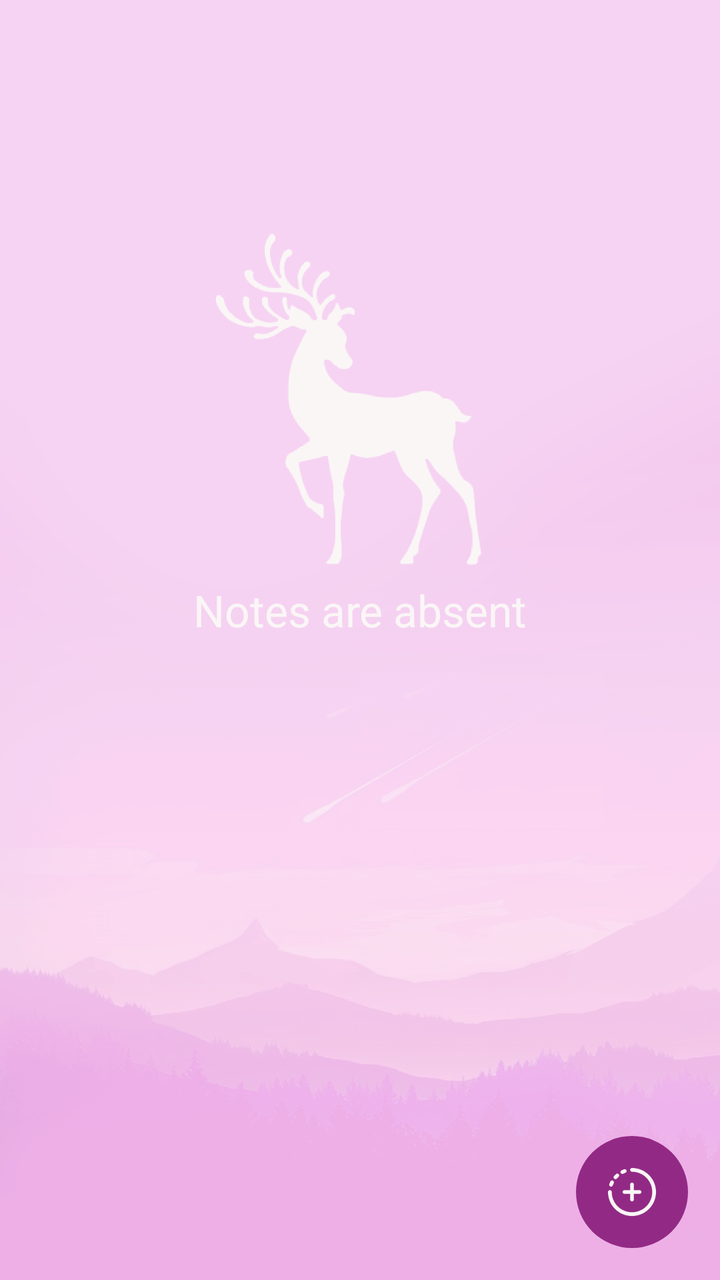
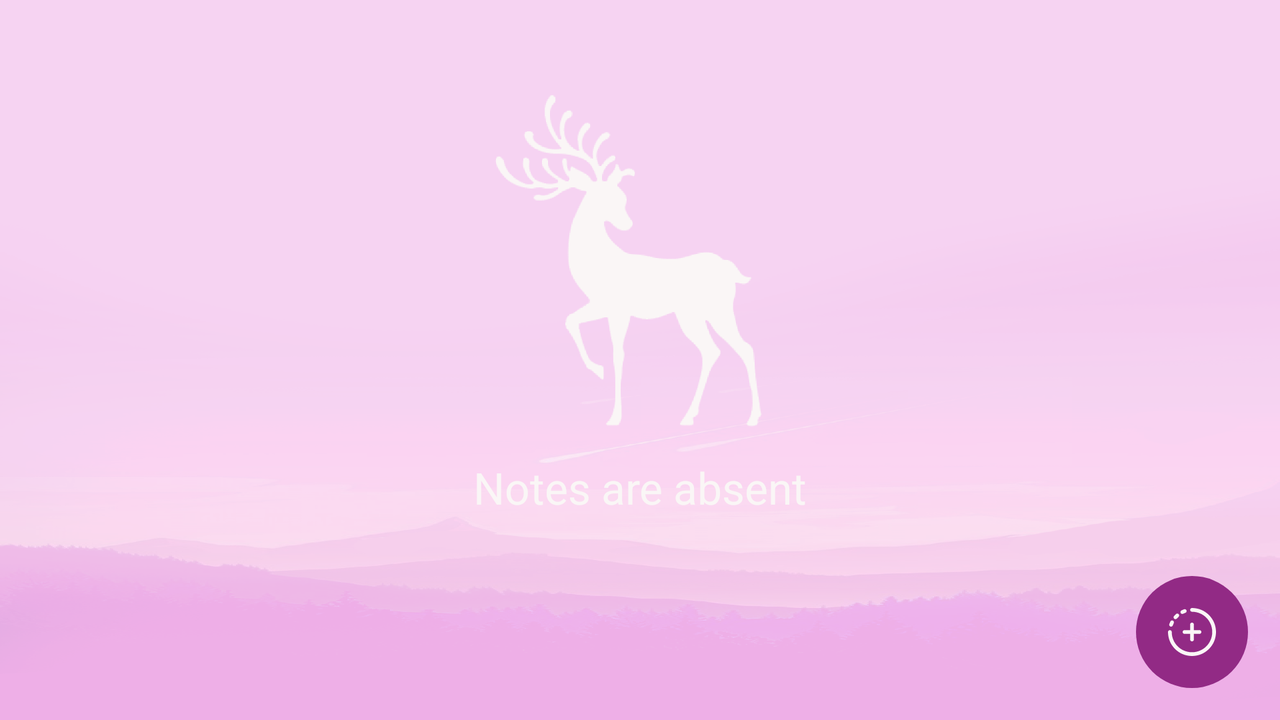

Two renders of one Android screen. The first uses the default layout on a phone; the second uses the alternative layout the repository ships for a different screen configuration, on a matching device. The two XML files are below.
<!-- AndroidManifest.xml: application theme Theme.Tasks -->
<!-- res/layout/all_tasks.xml -->
<?xml version="1.0" encoding="utf-8"?>
<androidx.coordinatorlayout.widget.CoordinatorLayout xmlns:android="http://schemas.android.com/apk/res/android"
    xmlns:app="http://schemas.android.com/apk/res-auto"
    xmlns:tools="http://schemas.android.com/tools"
    android:id="@+id/all_tasks_root"
    android:layout_width="match_parent"
    android:scrollbars="none"
    android:layout_height="match_parent"
    android:background="@drawable/background_main_new"
    android:elevation="@dimen/common_dialog_elevation_constraint"
    tools:context=".presentation.screens.main.AllTasksFragment">

    <androidx.constraintlayout.widget.ConstraintLayout
        android:id="@+id/constraintLayout"
        android:layout_width="match_parent"
        android:layout_height="match_parent">

        <androidx.recyclerview.widget.RecyclerView
            android:id="@+id/sections_recycler_view"
            android:layout_width="0dp"
            android:layout_height="wrap_content"
            android:layout_marginTop="4dp"
            android:clipToPadding="false"
            android:foregroundGravity="center"
            android:orientation="horizontal"
            android:paddingStart="12dp"
            android:paddingEnd="12dp"
            app:layout_anchorGravity="center"
            app:layout_constraintEnd_toEndOf="parent"
            app:layout_constraintStart_toStartOf="parent"
            app:layout_constraintTop_toTopOf="parent"
            tools:itemCount="4"
            tools:layoutManager="androidx.recyclerview.widget.LinearLayoutManager"
            tools:listitem="@layout/section_item" />

        <androidx.recyclerview.widget.RecyclerView
            android:id="@+id/tasks_recycler_view"
            android:layout_width="@dimen/common_zero_width_height_constraint"
            android:layout_height="@dimen/common_zero_width_height_constraint"
            app:layout_anchorGravity="center"
            app:layout_constraintBottom_toBottomOf="parent"
            app:layout_constraintEnd_toEndOf="parent"
            app:layout_constraintStart_toStartOf="parent"
            app:layout_constraintTop_toBottomOf="@+id/sections_recycler_view"
            tools:itemCount="10"
            tools:listitem="@layout/task_item" />

        <ImageView
            android:id="@+id/ic_welcome"
            android:layout_width="@dimen/icon_welcome_empty_width_all_tasks"
            android:layout_height="@dimen/icon_welcome_empty_height_all_tasks"
            android:contentDescription="@string/description_notes_are_absent"
            android:src="@drawable/auth_main"
            android:visibility="invisible"
            app:layout_constraintBottom_toBottomOf="parent"
            app:layout_constraintEnd_toEndOf="parent"
            app:layout_constraintStart_toStartOf="parent"
            app:layout_constraintTop_toBottomOf="@+id/sections_recycler_view"
            app:layout_constraintVertical_bias="0.23000002"
            app:tint="@color/white"
            tools:visibility="visible" />

        <TextView
            android:id="@+id/text_welcome"
            android:layout_width="wrap_content"
            android:layout_height="wrap_content"
            android:text="@string/notes_are_absent"
            android:textColor="@color/white"
            android:textSize="@dimen/text_size_welcome_all_tasks"
            android:visibility="invisible"
            app:layout_constraintEnd_toEndOf="@+id/ic_welcome"
            app:layout_constraintStart_toStartOf="@+id/ic_welcome"
            app:layout_constraintTop_toBottomOf="@+id/ic_welcome"
            tools:visibility="visible" />

    </androidx.constraintlayout.widget.ConstraintLayout>

    <com.google.android.material.floatingactionbutton.FloatingActionButton
        android:id="@+id/fab"
        style="@style/FloatBtn"
        android:layout_width="wrap_content"
        android:layout_height="wrap_content"
        android:layout_gravity="end|bottom"
        android:layout_margin="16dp"
        android:contentDescription="@string/description_add_button"
        android:isScrollContainer="false"
        app:borderWidth="@dimen/float_button_border_width_all_tasks"
        app:elevation="@dimen/float_button_border_elevation_all_tasks"
        app:fabSize="normal"
        app:srcCompat="@drawable/float_plus_button"
        app:useCompatPadding="false" />

</androidx.coordinatorlayout.widget.CoordinatorLayout>
<!-- resources referenced by this layout -->
<resources>
  <color name="white">#FAF6F6</color>
  <dimen name="common_dialog_elevation_constraint">0dp</dimen>
  <dimen name="common_zero_width_height_constraint">0dp</dimen>
  <dimen name="float_button_border_elevation_all_tasks">0dp</dimen>
  <dimen name="float_button_border_width_all_tasks">0dp</dimen>
  <dimen name="icon_welcome_empty_height_all_tasks">182dp</dimen>
  <dimen name="icon_welcome_empty_width_all_tasks">170dp</dimen>
  <dimen name="text_size_welcome_all_tasks">22sp</dimen>
  <string name="description_add_button">Add button</string>
  <string name="description_notes_are_absent">notes are absent</string>
  <string name="notes_are_absent">Notes are absent</string>
  <style name="FloatBtn">
          <item name="backgroundTint">@color/main</item>
          <item name="rippleColor">@color/white</item>
      </style>
  <style name="Theme.Tasks" parent="Theme.MaterialComponents.DayNight.NoActionBar">
          <item name="colorPrimary">@color/main</item>
          <item name="colorOnSecondary">@color/white</item>
          <item name="android:statusBarColor">@color/main_light_extra</item>
          <item name="colorOnSurface">@color/main</item>
          <item name="android:textColor">@color/main</item>
  
          <item name="radioButtonStyle">@style/Widget.App.RadioButton</item>
          <item name="snackbarStyle">@style/MySnackBarStyle</item>
          <item name="buttonBarPositiveButtonStyle">@style/PositiveButtonStyle</item>
      </style>
  <color name="main">#922A85</color>
  <color name="main_light_extra">#f6d3f2</color>
  <style name="Widget.App.RadioButton" parent="Widget.MaterialComponents.CompoundButton.RadioButton">
          <item name="materialThemeOverlay">@style/ThemeOverlay.App.RadioButton</item>
      </style>
  <style name="MySnackBarStyle" parent="Widget.MaterialComponents.Snackbar">
          <item name="android:backgroundTint">@color/main_light_extra</item>
      </style>
  <style name="PositiveButtonStyle" parent="Widget.MaterialComponents.Button.TextButton.Dialog">
          <item name="android:textColor">@color/main</item>
      </style>
  <style name="ThemeOverlay.App.RadioButton" parent="Widget.MaterialComponents.CompoundButton.RadioButton">
          <item name="colorControlActivated">@color/main_light</item>
          <item name="colorOnSurface">@color/main_light</item>
      </style>
  <color name="main_light">#D9E4A6DE</color>
  <!-- some entries are left out for length -->
</resources>
<!-- res/layout-land/all_tasks.xml (the repository's variant of the layout above) -->
<!-- drawn on the phone turned sideways -->
<?xml version="1.0" encoding="utf-8"?>
<androidx.coordinatorlayout.widget.CoordinatorLayout xmlns:android="http://schemas.android.com/apk/res/android"
    xmlns:app="http://schemas.android.com/apk/res-auto"
    xmlns:tools="http://schemas.android.com/tools"
    android:id="@+id/all_tasks_root"
    android:layout_width="match_parent"
    android:scrollbars="none"
    android:layout_height="match_parent"
    android:background="@drawable/background_main_new"
    android:elevation="@dimen/common_dialog_elevation_constraint"
    tools:context=".presentation.screens.main.AllTasksFragment">

    <androidx.constraintlayout.widget.ConstraintLayout
        android:id="@+id/constraintLayout"
        android:layout_width="match_parent"
        android:layout_height="match_parent">

        <androidx.recyclerview.widget.RecyclerView
            android:id="@+id/sections_recycler_view"
            android:layout_width="0dp"
            android:layout_height="wrap_content"
            android:layout_marginTop="4dp"
            android:clipToPadding="false"
            android:orientation="horizontal"
            android:paddingStart="12dp"
            android:paddingEnd="12dp"
            app:layout_anchorGravity="center"
            app:layout_constraintEnd_toEndOf="parent"
            app:layout_constraintStart_toStartOf="parent"
            app:layout_constraintTop_toTopOf="parent"
            tools:itemCount="4"
            tools:layoutManager="androidx.recyclerview.widget.LinearLayoutManager"
            tools:listitem="@layout/section_item" />

        <androidx.recyclerview.widget.RecyclerView
            android:id="@+id/tasks_recycler_view"
            android:layout_width="@dimen/common_zero_width_height_constraint"
            android:layout_height="@dimen/common_zero_width_height_constraint"
            app:layout_anchorGravity="center"
            app:layout_constraintBottom_toBottomOf="parent"
            app:layout_constraintEnd_toEndOf="parent"
            app:layout_constraintStart_toStartOf="parent"
            app:layout_constraintTop_toBottomOf="@+id/sections_recycler_view"
            tools:itemCount="10"
            tools:listitem="@layout/task_item" />

        <ImageView
            android:id="@+id/ic_welcome"
            android:layout_width="@dimen/icon_welcome_empty_width_all_tasks"
            android:layout_height="@dimen/icon_welcome_empty_height_all_tasks"
            android:contentDescription="@string/description_notes_are_absent"
            android:src="@drawable/auth_main"
            app:layout_constraintVertical_bias="0.22"
            android:visibility="invisible"
            app:layout_constraintBottom_toBottomOf="parent"
            app:layout_constraintEnd_toEndOf="parent"
            app:layout_constraintStart_toStartOf="parent"
            app:layout_constraintTop_toTopOf="parent"
            app:tint="@color/white"
            tools:visibility="visible" />

        <TextView
            android:id="@+id/text_welcome"
            android:layout_width="wrap_content"
            android:layout_height="wrap_content"
            android:layout_marginTop="8dp"
            android:text="@string/notes_are_absent"
            android:textColor="@color/white"
            android:textSize="@dimen/text_size_welcome_all_tasks"
            android:visibility="invisible"
            app:layout_constraintEnd_toEndOf="@+id/ic_welcome"
            app:layout_constraintStart_toStartOf="@+id/ic_welcome"
            app:layout_constraintTop_toBottomOf="@+id/ic_welcome"
            tools:visibility="visible" />

    </androidx.constraintlayout.widget.ConstraintLayout>

    <com.google.android.material.floatingactionbutton.FloatingActionButton
        android:id="@+id/fab"
        style="@style/FloatBtn"
        android:layout_width="wrap_content"
        android:layout_height="wrap_content"
        android:layout_gravity="end|bottom"
        android:layout_margin="16dp"
        android:contentDescription="@string/description_add_button"
        android:isScrollContainer="false"
        app:borderWidth="@dimen/float_button_border_width_all_tasks"
        app:elevation="@dimen/float_button_border_elevation_all_tasks"
        app:fabSize="normal"
        app:srcCompat="@drawable/float_plus_button"
        app:useCompatPadding="false" />

</androidx.coordinatorlayout.widget.CoordinatorLayout>
